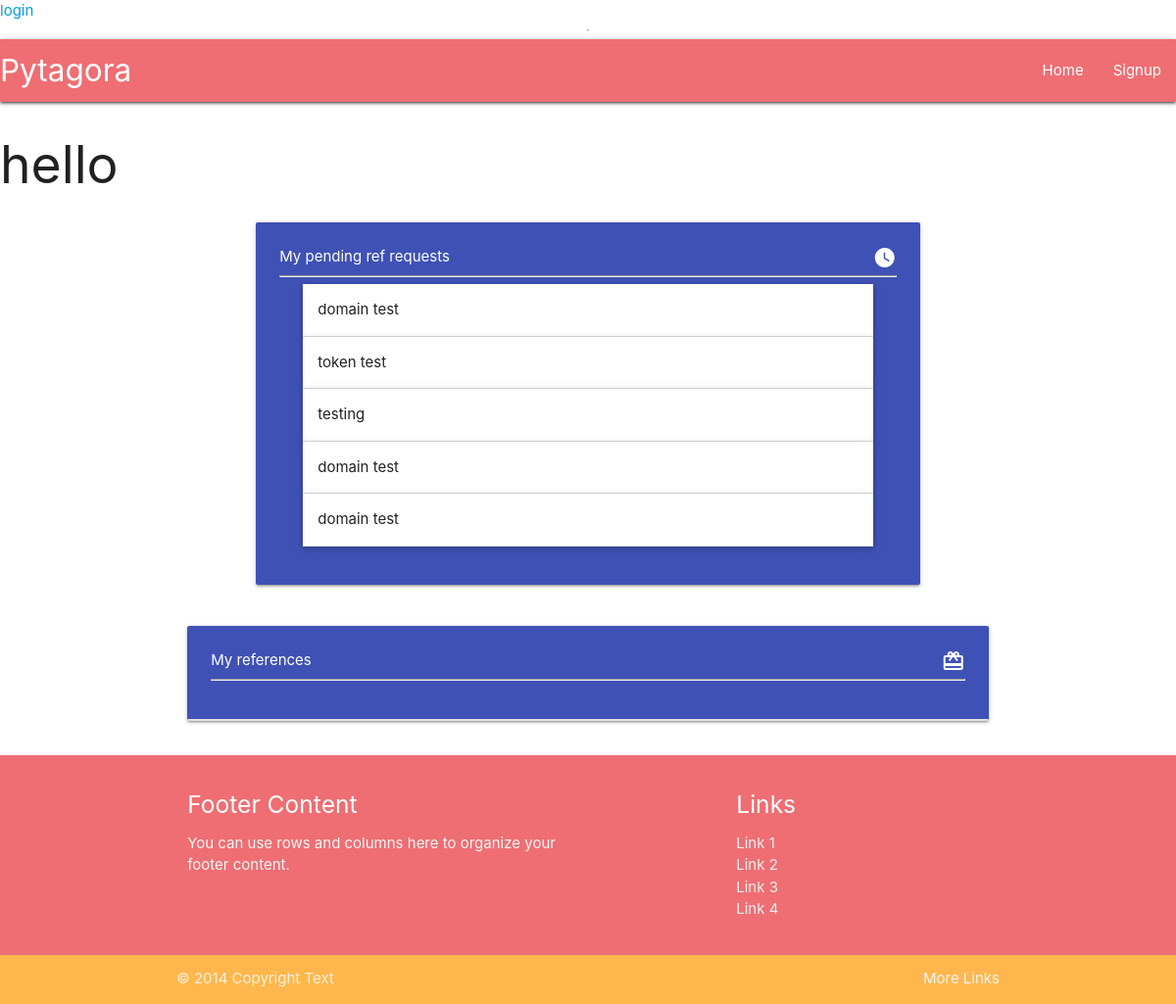
Before: /profile/1/ with the older database file.
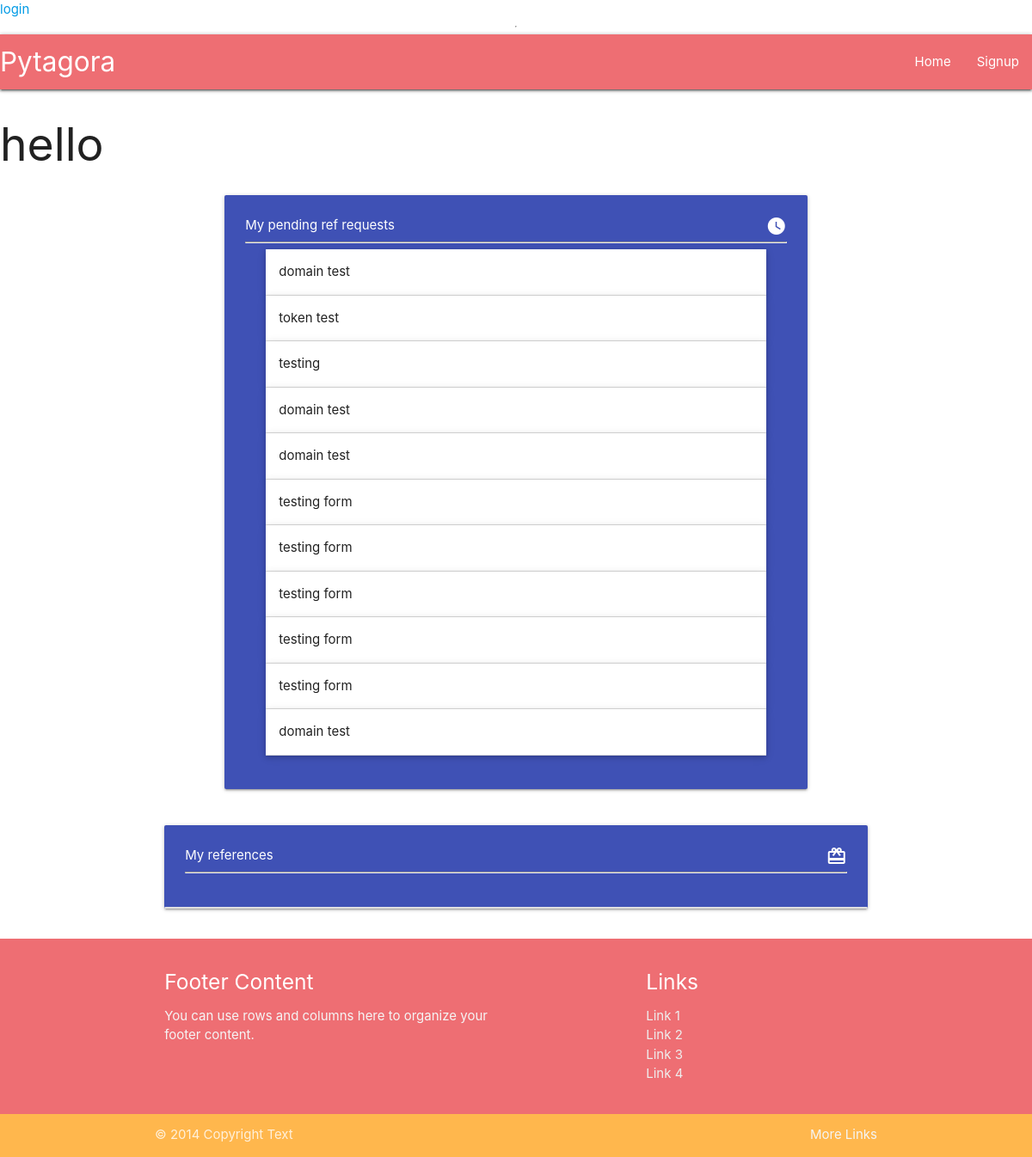
After: the same page with the newer database file.
### userprofile/models.py (models this page shows, shortened)
class RefRequest(models.Model):
    profile = models.ForeignKey(Profile, verbose_name=_("profile"), on_delete=models.CASCADE)
    company_name = models.CharField(_("company name"), max_length=100, null=True, blank=True)
    date_from = PartialDateField( verbose_name=_("date from"))
    date_to = PartialDateField(verbose_name=_("date to"))
    to_email = models.EmailField(_("to email"), max_length=254, null=True, blank=True)
    UNINITIATED = "UNIN"
    PENDING = "PEND"
    COMPLETE = "COMP"
    STATUS_CHOICES = [
        (UNINITIATED, "Uninitiated"),
        (PENDING, "Pending"),
        (COMPLETE, "Complete"),
    ]
    status = models.CharField(_("status"), max_length=4, choices=STATUS_CHOICES, default=UNINITIATED,)
    time_sent = models.DateTimeField(_("time_sent"), auto_now_add=True, null=True)
    class Meta:
        verbose_name = "Reference request"
        verbose_name_plural = "Reference requests"

### userprofile/views.py (the view)
# urls.py: path("profile/<int:pk>/", ProfileView.as_view(), name ="profile"),
class ProfileView(ListView):
    model = RefRequest
    def get(self, request, *args, **kwargs):
        profile = Profile.objects.get(id=kwargs["pk"])
        requests = profile.refrequest_set.all()
        return render(
            self.request,
            "userprofile/profile.html",
            {
                "profile": profile,
                "requests": requests,
            })

### userprofile/models.py (called while the page is built)
    def __str__(self):
        return f"{self.first_name} {self.last_name}"

### userprofile/templates/userprofile/profile.html (shortened to what this page needs)
{% extends "base.html" %}
{% block content %}
    <h2>hello {{ profile }}</h2>
    <div class="container">
        {% include "./components/profile_pending_requests.html" %}
        <div class="row">
            <div class="col s12">
                <div class="card indigo">
                    <div class="card-content">
                        <span class="white-text">My references <i class="material-icons right">redeem</i></span>
                        <hr/>
                    </div>
                    <div class=" collection">
                    </div>
                </div>
            </div>
        </div>
    </div>
{% endblock content %}

### userprofile/templates/userprofile/components/profile_pending_requests.html (shortened to what this page needs)
<div class="row">
    <div class="col s12 l10 offset-l1">
        <div class="card-panel indigo">
            <span class="white-text ">My pending ref requests <i class="material-icons right" >watch_later</i> </span>
            <hr/>
            <ul class="collapsible popout">
            {% for request in requests %}
                {% if request.status == "PEND" %}
                <li>
                    <div class="collapsible-header"> <span class="truncate">{{ request.company_name }}</span></div>
                  </li>
                  {% endif %}
            {% endfor %}
             </ul>
        </div>
    </div>
</div>

Changed rows visible on the page:
added RefRequest: company_name "testing form"
added RefRequest: company_name "testing form"
added RefRequest: company_name "testing form"
added RefRequest: company_name "testing form"
added RefRequest: company_name "testing form"
added RefRequest: company_name "domain test"
